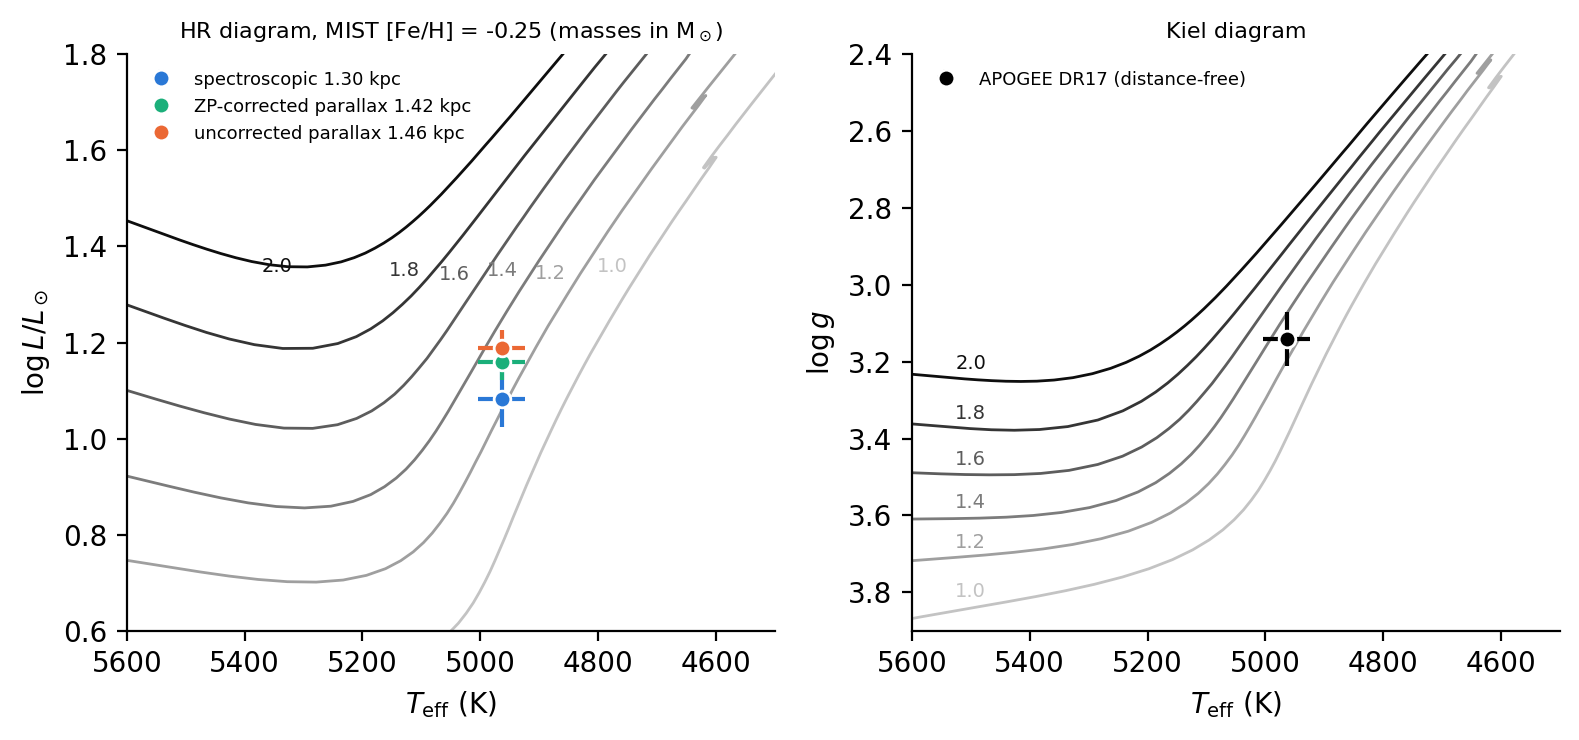

Generate this figure with Python:
"""HR and Kiel diagrams for the giant in J0008+0128 with MIST tracks.

Shows where the giant sits for the three distances discussed in the note
(spectroscopic 1.30 kpc, zero-point-corrected parallax 1.42 kpc, uncorrected
parallax 1.46 kpc) against MIST v1.2 tracks at [Fe/H] = -0.25.

Usage:
  python j0008_hrd.py                 # downloads the MIST EEP tarball (~110 MB)
  python j0008_hrd.py /path/to/EEPS   # use an already unpacked EEPS directory

Requires: numpy, matplotlib.
"""
import glob
import os
import sys
import tarfile
import urllib.request

import numpy as np
import matplotlib
matplotlib.use("Agg")
import matplotlib.pyplot as plt

FEH_TAG = "m0.25"  # MIST grid point closest to [Fe/H] = -0.25
TARBALL = f"MIST_v1.2_feh_{FEH_TAG}_afe_p0.0_vvcrit0.4_EEPS.txz"
URL = f"https://mist.science/data/tarballs_v1.2/{TARBALL}"  # old waps.cfa.harvard.edu URL redirects here
MASSES = [1.0, 1.2, 1.4, 1.6, 1.8, 2.0]

# Observed star (APOGEE DR17 calibrated values from Zhao et al. Table S2;
# luminosity from the paper's SED radius rescaled to each distance).
TEFF, TEFF_ERR = 4964.0, 40.0
LOGG, LOGG_ERR = 3.14, 0.07
TSUN = 5772.0
R_PAPER, D_PAPER = 5.39, 1464.56  # Rsun at pc
TEFF_SED = 4929.0  # Teff of the SED fit that gave R_PAPER; L = R^2 Teff^4 uses this pair
DISTANCES = [  # (pc, 1-sigma pc, label, colour)
    (1296.0, 86.0, "spectroscopic 1.30 kpc", "#2a78d6"),
    (1416.0, 60.0, "ZP-corrected parallax 1.42 kpc", "#1baf7a"),
    (1464.6, 64.0, "uncorrected parallax 1.46 kpc", "#eb6834"),
]


def get_eep_dir(arg=None):
    if arg:
        return arg
    if not os.path.exists(TARBALL):
        print(f"Downloading {URL}")
        urllib.request.urlretrieve(URL, TARBALL)
    with tarfile.open(TARBALL) as tf:
        top = tf.getnames()[0].split("/")[0]
        if not os.path.isdir(top):
            try:
                tf.extractall(filter="data")
            except TypeError:  # Python without tarfile extraction filters
                tf.extractall()
    return top


def read_eep(path):
    """Read a MIST .track.eep file into a dict of columns."""
    header = None
    with open(path) as fh:
        lines = fh.readlines()
    for line in lines:
        if line.startswith("#") and "star_age" in line:
            header = line.lstrip("#").split()
    data = np.loadtxt([l for l in lines if not l.startswith("#") and l.strip()])
    return {name: data[:, i] for i, name in enumerate(header)}


def track_file(eep_dir, mass):
    name = f"{int(round(mass * 100)):05d}M.track.eep"
    hits = glob.glob(os.path.join(eep_dir, "**", name), recursive=True)
    if not hits:
        raise FileNotFoundError(name)
    return hits[0]


def lum_at(d):
    """Luminosity (Lsun) from the SED radius rescaled to distance d."""
    return (R_PAPER * d / D_PAPER) ** 2 * (TEFF_SED / TSUN) ** 4


def teff_on_rgb(t, col, target):
    """Teff where the post-main-sequence track first reaches `target` in column `col`
    (log_g falling, or log_L rising on the RGB). NaN if the track never gets there."""
    rgb = t["phase"] == 2
    x, teff = t[col][rgb], 10 ** t["log_Teff"][rgb]
    if col == "log_L":  # skip the subgiant dip in L for the more massive tracks
        start = np.argmin(x)
        x, teff = x[start:], teff[start:]
        cross = np.nonzero((x[:-1] < target) & (x[1:] >= target))[0]
    else:
        cross = np.nonzero((x[:-1] > target) & (x[1:] <= target))[0]
    if not len(cross):
        return np.nan
    j = cross[0]
    return np.interp(target, sorted([x[j], x[j + 1]]),
                     [teff[j], teff[j + 1]] if x[j] < x[j + 1] else [teff[j + 1], teff[j]])


def track_mass(tracks, col, target, teff_obs):
    """Mass interpolated between tracks at the observed Teff, at fixed log g or log L."""
    ms = np.array([m for m in tracks])
    tt = np.array([teff_on_rgb(tracks[m], col, target) for m in ms])
    ok = np.isfinite(tt)
    order = np.argsort(tt[ok])
    return np.interp(teff_obs, tt[ok][order], ms[ok][order], left=np.nan, right=np.nan)


def main():
    eep_dir = get_eep_dir(sys.argv[1] if len(sys.argv) > 1 else None)
    fig, (ax1, ax2) = plt.subplots(1, 2, figsize=(8, 3.8), dpi=200)
    cmap = plt.get_cmap("Greys")
    tracks = {}
    for k, m in enumerate(MASSES):
        t = tracks[m] = read_eep(track_file(eep_dir, m))
        # main sequence turn-off to tip of the RGB: MIST phase 0 (MS) and 2 (RGB)
        sel = (t["phase"] >= 0) & (t["phase"] <= 2)
        col = cmap(0.35 + 0.6 * k / (len(MASSES) - 1))
        ax1.plot(10 ** t["log_Teff"][sel], t["log_L"][sel], color=col, lw=1)
        ax2.plot(10 ** t["log_Teff"][sel], t["log_g"][sel], color=col, lw=1)
        # label each track on the RGB near logL = 1.35
        rgb = sel & (t["phase"] == 2)
        if rgb.any():
            i = np.argmin(np.abs(t["log_L"][rgb] - 1.35))
            ax1.text(10 ** t["log_Teff"][rgb][i] + 25, t["log_L"][rgb][i],
                     f"{m:.1f}", fontsize=7, color=col, ha="right", va="center")
            # Kiel labels on the subgiant branch, where the tracks are well separated
            j = np.argmin(np.abs(10 ** t["log_Teff"][rgb] - 5500))
            ax2.text(5500, t["log_g"][rgb][j] - 0.015, f"{m:.1f}", fontsize=7, color=col,
                     ha="center", va="bottom")

    # Track masses at the observed Teff (Teff +/- 1 sigma gives the range)
    print("MIST [Fe/H]=-0.25 track mass at the observed Teff "
          f"({TEFF:.0f} +/- {TEFF_ERR:.0f} K):")
    lo_hi = lambda col, x: [track_mass(tracks, col, x, TEFF + s * TEFF_ERR) for s in (1, 0, -1)]
    hi_m, mid, lo_m = lo_hi("log_g", LOGG)
    print(f"  Kiel, log g = {LOGG}: M = {mid:.2f} ({lo_m:.2f}-{hi_m:.2f}) Msun")
    for d, _, lab, _ in DISTANCES:
        hi_m, mid, lo_m = lo_hi("log_L", np.log10(lum_at(d)))
        print(f"  HR, {lab} (log L = {np.log10(lum_at(d)):.2f}): "
              f"M = {mid:.2f} ({lo_m:.2f}-{hi_m:.2f}) Msun")

    for d, sd, lab, c in DISTANCES:
        logl = np.log10(lum_at(d))
        dlog = 2 * sd / d / np.log(10)  # L scales as d^2
        ax1.errorbar(TEFF, logl, xerr=TEFF_ERR, yerr=dlog, fmt="o", color=c,
                     mec="white", ms=6, label=lab, zorder=5)
    ax2.errorbar(TEFF, LOGG, xerr=TEFF_ERR, yerr=LOGG_ERR, fmt="o", color="k",
                 mec="white", ms=6, zorder=5, label="APOGEE DR17 (distance-free)")

    for ax in (ax1, ax2):
        ax.set_xlim(5600, 4500)
        ax.set_xlabel(r"$T_{\rm eff}$ (K)")
        for s in ("top", "right"):
            ax.spines[s].set_visible(False)
    ax1.set_ylim(0.6, 1.8)
    ax1.set_ylabel(r"$\log L/L_\odot$")
    ax1.legend(fontsize=6.5, frameon=False, loc="upper left")
    ax1.set_title(f"HR diagram, MIST [Fe/H] = -0.25 (masses in M$_\\odot$)", fontsize=8)
    ax2.set_ylim(3.9, 2.4)
    ax2.set_ylabel(r"$\log g$")
    ax2.legend(fontsize=6.5, frameon=False, loc="upper left")
    ax2.set_title("Kiel diagram", fontsize=8)
    fig.tight_layout()
    fig.savefig("j0008_hrd.png", bbox_inches="tight")
    print("Wrote j0008_hrd.png")


if __name__ == "__main__":
    main()
